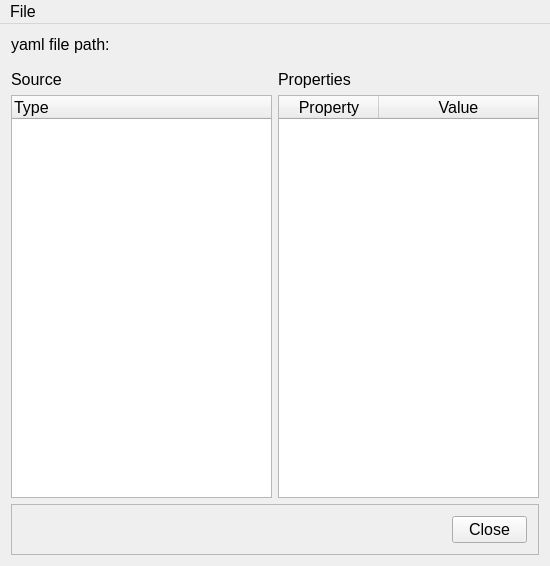
<?xml version="1.0" encoding="UTF-8"?>
<ui version="4.0">
 <class>MainWindow</class>
 <widget class="QMainWindow" name="MainWindow">
  <property name="geometry">
   <rect>
    <x>0</x>
    <y>0</y>
    <width>550</width>
    <height>566</height>
   </rect>
  </property>
  <property name="font">
   <font>
    <pointsize>12</pointsize>
   </font>
  </property>
  <property name="windowTitle">
   <string>Parser</string>
  </property>
  <widget class="QWidget" name="centralWidget">
   <layout class="QGridLayout" name="gridLayout">
    <item row="3" column="0" colspan="2">
     <widget class="QFrame" name="frame">
      <property name="minimumSize">
       <size>
        <width>0</width>
        <height>31</height>
       </size>
      </property>
      <property name="maximumSize">
       <size>
        <width>16777215</width>
        <height>16777215</height>
       </size>
      </property>
      <property name="frameShape">
       <enum>QFrame::StyledPanel</enum>
      </property>
      <property name="frameShadow">
       <enum>QFrame::Raised</enum>
      </property>
      <layout class="QHBoxLayout" name="horizontalLayout_2">
       <item>
        <spacer name="horizontalSpacer">
         <property name="orientation">
          <enum>Qt::Horizontal</enum>
         </property>
         <property name="sizeHint" stdset="0">
          <size>
           <width>40</width>
           <height>20</height>
          </size>
         </property>
        </spacer>
       </item>
       <item>
        <widget class="QPushButton" name="pushButton">
         <property name="maximumSize">
          <size>
           <width>75</width>
           <height>31</height>
          </size>
         </property>
         <property name="font">
          <font>
           <pointsize>12</pointsize>
          </font>
         </property>
         <property name="text">
          <string>Close</string>
         </property>
        </widget>
       </item>
      </layout>
     </widget>
    </item>
    <item row="0" column="0" colspan="2">
     <layout class="QHBoxLayout" name="horizontalLayout">
      <item>
       <widget class="QLabel" name="lYamlFile">
        <property name="maximumSize">
         <size>
          <width>102</width>
          <height>16777215</height>
         </size>
        </property>
        <property name="font">
         <font>
          <pointsize>12</pointsize>
          <weight>50</weight>
          <bold>false</bold>
         </font>
        </property>
        <property name="text">
         <string>yaml file path:</string>
        </property>
       </widget>
      </item>
      <item>
       <widget class="QLabel" name="lYamlFilePath">
        <property name="font">
         <font>
          <pointsize>12</pointsize>
         </font>
        </property>
        <property name="text">
         <string/>
        </property>
       </widget>
      </item>
     </layout>
    </item>
    <item row="2" column="0">
     <layout class="QVBoxLayout" name="verticalLayout">
      <item>
       <widget class="QLabel" name="label">
        <property name="font">
         <font>
          <pointsize>12</pointsize>
         </font>
        </property>
        <property name="text">
         <string>Source</string>
        </property>
       </widget>
      </item>
      <item>
       <widget class="QTreeWidget" name="tWShapes">
        <property name="font">
         <font>
          <pointsize>14</pointsize>
         </font>
        </property>
        <column>
         <property name="text">
          <string>Type</string>
         </property>
         <property name="font">
          <font>
           <pointsize>12</pointsize>
          </font>
         </property>
        </column>
       </widget>
      </item>
     </layout>
    </item>
    <item row="2" column="1">
     <layout class="QVBoxLayout" name="verticalLayout_2">
      <item>
       <widget class="QLabel" name="label_2">
        <property name="font">
         <font>
          <pointsize>12</pointsize>
         </font>
        </property>
        <property name="text">
         <string>Properties</string>
        </property>
       </widget>
      </item>
      <item>
       <widget class="QTableWidget" name="tWProperties">
        <property name="font">
         <font>
          <pointsize>14</pointsize>
         </font>
        </property>
        <property name="editTriggers">
         <set>QAbstractItemView::NoEditTriggers</set>
        </property>
        <attribute name="horizontalHeaderStretchLastSection">
         <bool>true</bool>
        </attribute>
        <attribute name="verticalHeaderVisible">
         <bool>false</bool>
        </attribute>
        <column>
         <property name="text">
          <string>Property</string>
         </property>
         <property name="font">
          <font>
           <pointsize>12</pointsize>
          </font>
         </property>
        </column>
        <column>
         <property name="text">
          <string>Value</string>
         </property>
         <property name="font">
          <font>
           <pointsize>12</pointsize>
          </font>
         </property>
        </column>
       </widget>
      </item>
     </layout>
    </item>
    <item row="1" column="0">
     <spacer name="verticalSpacer">
      <property name="orientation">
       <enum>Qt::Vertical</enum>
      </property>
      <property name="sizeType">
       <enum>QSizePolicy::Minimum</enum>
      </property>
      <property name="sizeHint" stdset="0">
       <size>
        <width>20</width>
        <height>10</height>
       </size>
      </property>
     </spacer>
    </item>
   </layout>
  </widget>
  <widget class="QMenuBar" name="menuBar">
   <property name="geometry">
    <rect>
     <x>0</x>
     <y>0</y>
     <width>550</width>
     <height>21</height>
    </rect>
   </property>
   <widget class="QMenu" name="menuFile">
    <property name="title">
     <string>File</string>
    </property>
    <addaction name="actionNew"/>
    <addaction name="actionClose"/>
   </widget>
   <addaction name="menuFile"/>
  </widget>
  <action name="actionNew">
   <property name="text">
    <string>New</string>
   </property>
   <property name="font">
    <font>
     <pointsize>12</pointsize>
    </font>
   </property>
  </action>
  <action name="actionClose">
   <property name="text">
    <string>Close</string>
   </property>
   <property name="font">
    <font>
     <pointsize>12</pointsize>
    </font>
   </property>
  </action>
 </widget>
 <layoutdefault spacing="6" margin="11"/>
 <resources/>
 <connections>
  <connection>
   <sender>pushButton</sender>
   <signal>clicked()</signal>
   <receiver>MainWindow</receiver>
   <slot>close()</slot>
   <hints>
    <hint type="sourcelabel">
     <x>488</x>
     <y>465</y>
    </hint>
    <hint type="destinationlabel">
     <x>823</x>
     <y>456</y>
    </hint>
   </hints>
  </connection>
  <connection>
   <sender>tWShapes</sender>
   <signal>itemClicked(QTreeWidgetItem*,int)</signal>
   <receiver>MainWindow</receiver>
   <slot>shapesTreeModelItemClicked(QTreeWidgetItem*,int)</slot>
   <hints>
    <hint type="sourcelabel">
     <x>188</x>
     <y>390</y>
    </hint>
    <hint type="destinationlabel">
     <x>193</x>
     <y>598</y>
    </hint>
   </hints>
  </connection>
 </connections>
 <slots>
  <slot>shapesTreeModelItemClicked(QTreeWidgetItem*,int)</slot>
 </slots>
</ui>
